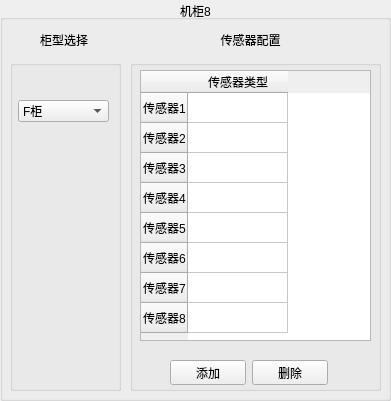
      <widget class="QGroupBox" name="groupBox_27">
       <property name="geometry">
        <rect>
         <x>1210</x>
         <y>420</y>
         <width>391</width>
         <height>401</height>
        </rect>
       </property>
       <property name="title">
        <string>机柜8</string>
       </property>
       <property name="alignment">
        <set>Qt::AlignCenter</set>
       </property>
       <widget class="QGroupBox" name="groupBox_28">
        <property name="geometry">
         <rect>
          <x>710</x>
          <y>0</y>
          <width>211</width>
          <height>281</height>
         </rect>
        </property>
        <property name="title">
         <string>机柜1</string>
        </property>
       </widget>
       <widget class="QGroupBox" name="groupBox_29">
        <property name="geometry">
         <rect>
          <x>470</x>
          <y>0</y>
          <width>211</width>
          <height>281</height>
         </rect>
        </property>
        <property name="title">
         <string>机柜1</string>
        </property>
       </widget>
       <widget class="QGroupBox" name="groupBox_30">
        <property name="geometry">
         <rect>
          <x>10</x>
          <y>60</y>
          <width>111</width>
          <height>331</height>
         </rect>
        </property>
        <property name="title">
         <string/>
        </property>
        <widget class="QComboBox" name="Cabinet_comboBox_4851_master_c8">
         <property name="geometry">
          <rect>
           <x>8</x>
           <y>40</y>
           <width>91</width>
           <height>22</height>
          </rect>
         </property>
         <item>
          <property name="text">
           <string>F柜</string>
          </property>
         </item>
         <item>
          <property name="text">
           <string>C柜</string>
          </property>
         </item>
         <item>
          <property name="text">
           <string>D柜</string>
          </property>
         </item>
         <item>
          <property name="text">
           <string>V柜</string>
          </property>
         </item>
         <item>
          <property name="text">
           <string>696CBBR柜</string>
          </property>
         </item>
         <item>
          <property name="text">
           <string>696CB柜</string>
          </property>
         </item>
         <item>
          <property name="text">
           <string>BE柜</string>
          </property>
         </item>
         <item>
          <property name="text">
           <string>DE柜</string>
          </property>
         </item>
         <item>
          <property name="text">
           <string>M柜</string>
          </property>
         </item>
         <item>
          <property name="text">
           <string>PT柜</string>
          </property>
         </item>
         <item>
          <property name="text">
           <string>PTC500柜</string>
          </property>
         </item>
         <item>
          <property name="text">
           <string>PTC600柜</string>
          </property>
         </item>
         <item>
          <property name="text">
           <string>SL柜</string>
          </property>
         </item>
         <item>
          <property name="text">
           <string>SV25SV20柜</string>
          </property>
         </item>
         <item>
          <property name="text">
           <string>SV柜</string>
          </property>
         </item>
         <item>
          <property name="text">
           <string>V25V20柜</string>
          </property>
         </item>
        </widget>
        <widget class="QLabel" name="picture_lable_4851_master_c8">
         <property name="geometry">
          <rect>
           <x>20</x>
           <y>70</y>
           <width>71</width>
           <height>211</height>
          </rect>
         </property>
         <property name="text">
          <string/>
         </property>
        </widget>
       </widget>
       <widget class="QTableWidget" name="tableWidget_4851_master_c8">
        <property name="geometry">
         <rect>
          <x>140</x>
          <y>70</y>
          <width>231</width>
          <height>271</height>
         </rect>
        </property>
        <property name="lineWidth">
         <number>1</number>
        </property>
        <property name="autoScrollMargin">
         <number>16</number>
        </property>
        <row>
         <property name="text">
          <string>传感器1</string>
         </property>
        </row>
        <row>
         <property name="text">
          <string>传感器2</string>
         </property>
        </row>
        <row>
         <property name="text">
          <string>传感器3</string>
         </property>
        </row>
        <row>
         <property name="text">
          <string>传感器4</string>
         </property>
        </row>
        <row>
         <property name="text">
          <string>传感器5</string>
         </property>
        </row>
        <row>
         <property name="text">
          <string>传感器6</string>
         </property>
        </row>
        <row>
         <property name="text">
          <string>传感器7</string>
         </property>
        </row>
        <row>
         <property name="text">
          <string>传感器8</string>
         </property>
        </row>
        <column>
         <property name="text">
          <string>传感器类型</string>
         </property>
        </column>
       </widget>
       <widget class="QLabel" name="label_30">
        <property name="geometry">
         <rect>
          <x>200</x>
          <y>30</y>
          <width>101</width>
          <height>20</height>
         </rect>
        </property>
        <property name="text">
         <string>传感器配置</string>
        </property>
        <property name="alignment">
         <set>Qt::AlignCenter</set>
        </property>
       </widget>
       <widget class="QLabel" name="label_31">
        <property name="geometry">
         <rect>
          <x>40</x>
          <y>30</y>
          <width>54</width>
          <height>20</height>
         </rect>
        </property>
        <property name="text">
         <string>柜型选择</string>
        </property>
       </widget>
       <widget class="QGroupBox" name="groupBox_31">
        <property name="geometry">
         <rect>
          <x>130</x>
          <y>60</y>
          <width>251</width>
          <height>331</height>
         </rect>
        </property>
        <property name="title">
         <string/>
        </property>
        <widget class="QWidget" name="layoutWidget_6">
         <property name="geometry">
          <rect>
           <x>40</x>
           <y>300</y>
           <width>158</width>
           <height>25</height>
          </rect>
         </property>
         <layout class="QHBoxLayout" name="horizontalLayout_12">
          <item>
           <widget class="QPushButton" name="addBt_4851_master_c8">
            <property name="text">
             <string>添加</string>
            </property>
           </widget>
          </item>
          <item>
           <widget class="QPushButton" name="deleteBt_4851_master_c8">
            <property name="text">
             <string>删除</string>
            </property>
           </widget>
          </item>
         </layout>
        </widget>
       </widget>
       <zorder>groupBox_31</zorder>
       <zorder>groupBox_28</zorder>
       <zorder>groupBox_29</zorder>
       <zorder>groupBox_30</zorder>
       <zorder>tableWidget_4851_master_c8</zorder>
       <zorder>label_30</zorder>
       <zorder>label_31</zorder>
      </widget>
